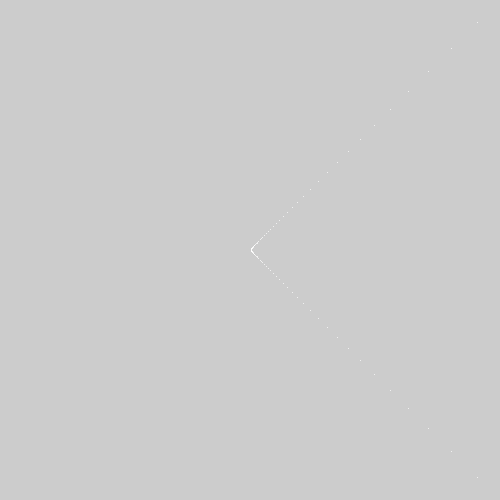
Frame 1 (no input)
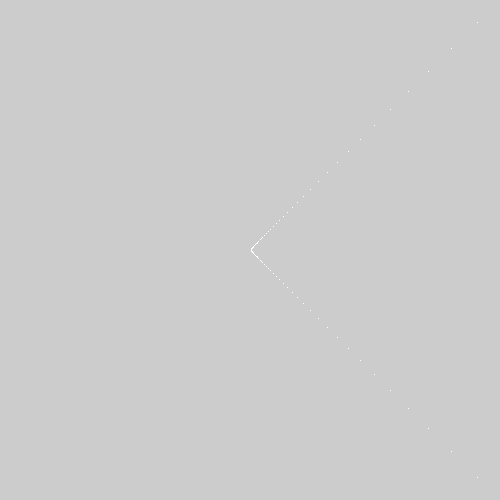
Frame 60 (the mouse pressed at the canvas centre just before this capture)
Frame 120 (the mouse held since frame 60 and released just before this capture): identical to frame 60, image omitted

The Processing sketch that drew these frames (run headless with seeded random() and noise(); from frame 60 on, the mouse is pressed at the canvas centre):

// Processing sketch: sketch35
// ── sketch35.pde
void setup() {
  size(500,500);
  colorMode(360, 100, 100, 100);
  blendMode(ADD);
}

void draw() {
  translate(width/2, height/2);
  
  //background(0);
  
  float t;
  for (int i=0; i<width; i++) {
    t = map(i, 0, width, -30, 30);
    stroke(0, 0, 100);
    //stroke( map(i, 0, width, 0, 360), 100, 100, 100);
    point(cosh(t), sinh(t));
  }
}


float sinh(float t) {
  return (exp(t) - exp(-t)) / 2.0;
}
float cosh(float t) {
  return (exp(t) + exp(-t)) / 2.0;
}
float tanh(float t) {
  return (exp(t) - exp(-t)) / (exp(t) + exp(-t));
}
